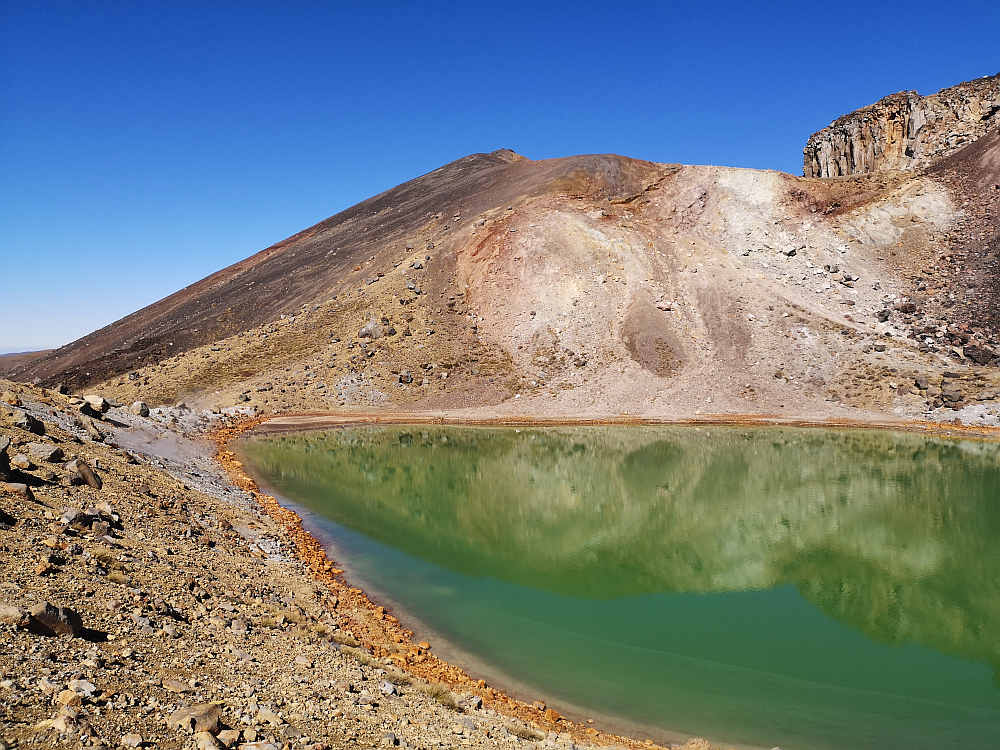
#> input picture images/panoramaStitching/tongariro_left_01.png, 1000 x 750 px
$ python A1P2-Extension1.py
#> lines starting #> are read from the running program, lines starting #| are printed output that depends on the picture
### A1P1.py
from operator import truediv

from PIL import Image
from scipy.sparse.linalg import MatrixRankWarning

import imageProcessing.convolve2D as IPConv2D
import math

import random
import numpy as np
from matplotlib import pyplot
from matplotlib.patches import Circle, ConnectionPatch
from timeit import default_timer as timer
from scipy.ndimage import distance_transform_edt as edt, binary_dilation
import imageIO.readwrite as IORW
import imageProcessing.pixelops as IPPixelOps
import imageProcessing.utilities as IPUtils
import imageProcessing.smoothing as IPSmooth

# [11 lines left out: function average_lvbo, not called in this run]

def load_Grey(image_path):
    img = Image.open(image_path).convert('L')
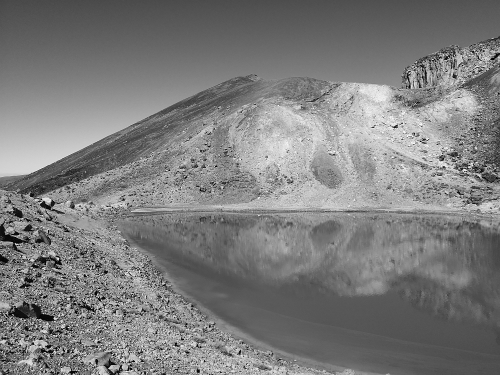
#> img: PIL image 1000x750 L (shown at 1/2 size); min 0, max 255, mean 124.9
    width, height = img.size
    pixels = list(img.getdata())
#> pixels = 750000 items

    pixel_array = []
    for y in range(height):
        row = []
        for x in range(width):
            grey = pixels[y * width + x]
            row.append(grey)
        pixel_array.append(row)
#> after the loop, pixel_array = 750 items
    return width, height, pixel_array

#When k_size = 5
def jisuan_Gaosilvbo(width, height, pixels):
    k = [0.0625, 0.25, 0.375, 0.25, 0.0625]  # sigma≈1.0
    averaged = IPConv2D.computeSeparableConvolution2DOddNTapBorderZero(
    pixels, width, height, k
     )
    return averaged

# [68 lines left out: functions sobel_core, computeHarrisCorners, not called in this run]


def NMS(height, width, R_Matrix,goodcorners_list):
    afterNMS=[]
    for (x,y),R in goodcorners_list:
        is_max = True
        for i in range(-1, 2):
            for j in range(-1, 2):
                n_y=y+i
                n_x=x+j
                if 0 <= n_y < height and 0 <= n_x < width:
                    if R_Matrix[n_y][n_x] > R:
                        is_max = False
                        break
            if not is_max:
                break
        if is_max:
            afterNMS.append(((x, y),R))
    return afterNMS

def sort_by_R(NMScorners, num=1000):
    sorted_corners = sorted(NMScorners, key=lambda item: item[1], reverse=True)

    top_1000_corners = []
    for i, corner in enumerate(sorted_corners):
        if i >= 1000:
            break
        top_1000_corners.append(corner)

    return top_1000_corners


# [43 lines left out: function main, not called in this run]


# [2 lines that do not run on import are left out]

### SUSAN.py
import math

import random
import numpy as np
from matplotlib import pyplot
from matplotlib.patches import Circle, ConnectionPatch
from timeit import default_timer as timer
from scipy.ndimage import distance_transform_edt as edt, binary_dilation
import imageIO.readwrite as IORW
import imageProcessing.pixelops as IPPixelOps
import imageProcessing.utilities as IPUtils
import imageProcessing.smoothing as IPSmooth
# SUSAN Corners
import numpy as np
import A1P1


def jisuan_SUSANCorners(pixel, height, width, window_size=7, threshold=27, area_threshold=0.7,max_corners=1000):
    #  Calculate corner point response
    R_map = np.zeros((height, width))
    half_window_size=window_size // 2

    for y in range(height):
        for x in range(width):
            if x - half_window_size < 0 or x + half_window_size >= width:
                continue
            if y - half_window_size < 0 or y + half_window_size >= height:
                continue

            center_pixel = pixel[y][x]
            similar_count =  0

            for i in range(-half_window_size,half_window_size+1):
                for j in range(-half_window_size,half_window_size+1):
                    ny=y+i
                    nx=x+j
                    if abs(pixel[ny][nx]-center_pixel) < threshold:
                        similar_count +=1

            all_pixels = window_size*window_size
            R=1-(similar_count/all_pixels)
            R_map[y][x]=R

    max_R=np.max(R_map)
    Susan_corners=[]

    for y in range(height):
        for x in range(width):
            if R_map[y][x] > max_R * area_threshold:
                Susan_corners.append(((x,y),R_map[y][x]))

    print(f"Number of corners after preliminary screening: {len(Susan_corners)}")

    return R_map,Susan_corners


def main():
    filename_left_image = "./images/panoramaStitching/tongariro_left_01.png"
    filename_right_image = "./images/panoramaStitching/tongariro_right_01.png"

    width_left, height_left, pixels_left = A1P1.load_Grey(filename_left_image)
#> width_left = 1000; height_left = 750; pixels_left = 750 items
    width_right, height_right, pixels_right = A1P1.load_Grey(filename_right_image)
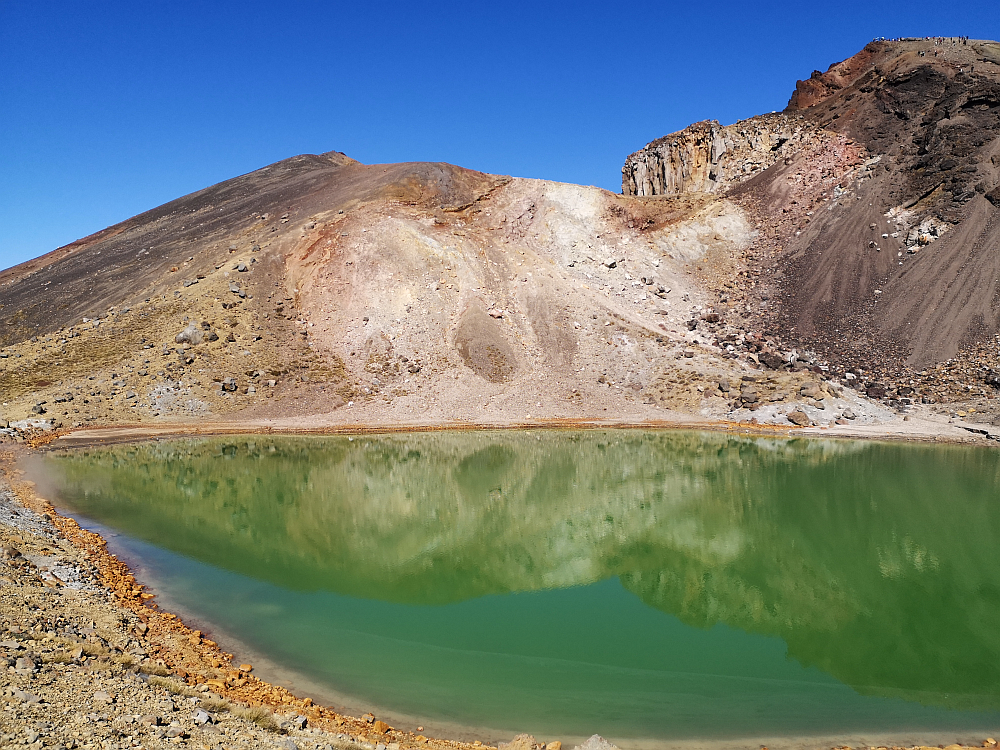
#> input picture images/panoramaStitching/tongariro_right_01.png, 1000 x 750 px
#> in load_Grey (call 2), `img = Image.open(image_path).convert('L')`:
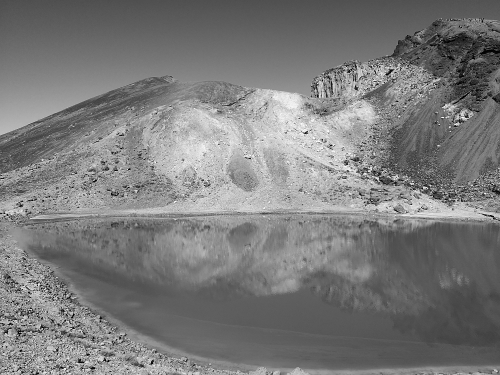
#> img: PIL image 1000x750 L (shown at 1/2 size); min 0, max 255, mean 123.1
#> width_right = 1000; height_right = 750; pixels_right = 750 items

    # make sure greyscale image is stretched to full 8 bit intensity range of 0 to 255
    px_left = IPPixelOps.scaleTo0And255AndQuantize(pixels_left, width_left, height_left)
#> after the loop in computeMinAndMaxValues, `for y in range(image_height):`: max_value = 255; min_value = 0
#> in scaleTo0And255AndQuantize, `(min_value, max_value) = IPUtils.computeMinAndMaxValues(pixel_array, i..`: max_value = 255
#| before scaling, min value = 0, max value = 255
#> in scaleAndQuantize, `output_pixel_array = IPUtils.createInitializedGreyscalePixelArray(imag..`: output_pixel_array = 750 items
#> in scaleAndQuantize, `scale_factor = 255.0 / (max_value - min_value)`: scale_factor = 1
#> px_left = 750 items
    px_right = IPPixelOps.scaleTo0And255AndQuantize(pixels_right, width_right, height_right)
#| before scaling, min value = 0, max value = 255
#> px_right = 750 items

    # 计算 SUSAN 角点
    start = timer()
    R_left,SUSAN_corners_left = jisuan_SUSANCorners(px_left, height_left, width_left)
#> after the loop in jisuan_SUSANCorners, `for y in range(height):`:
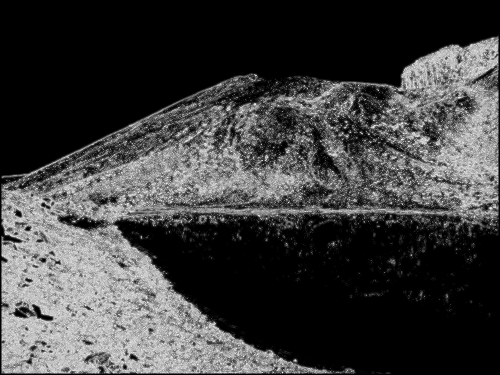
#> R_map: shape (750, 1000) float64 (shown at 1/2 size); min 0, max 0.98, mean 0.247
#> in jisuan_SUSANCorners, `max_R=np.max(R_map)`: max_R = 0.98
#> after the loop in jisuan_SUSANCorners, `for y in range(height):`: Susan_corners = 104352 items
#| Number of corners after preliminary screening: 104352
#> SUSAN_corners_left = 104352 items
    R_right,SUSAN_corners_right = jisuan_SUSANCorners(px_right, height_right, width_right)
#> call 2 of jisuan_SUSANCorners, with height = 750, width = 1000, window_size = 7, threshold = 27, area_threshold = 0.7, max_corners = 1000
#> after the loop in jisuan_SUSANCorners (call 2), `for y in range(height):`:
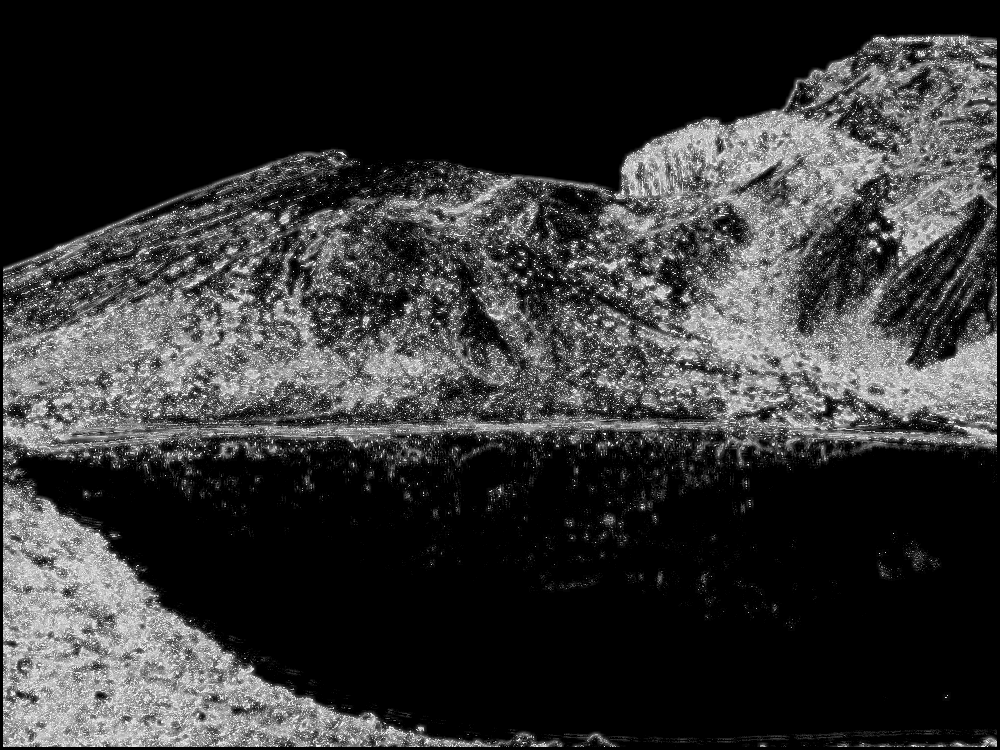
#> R_map: shape (750, 1000) float64; min 0, max 0.98, mean 0.208
#> after the loop in jisuan_SUSANCorners (call 2), `for y in range(height):`: Susan_corners = 69720 items
#> (the rest of the program and of its run is left out)
